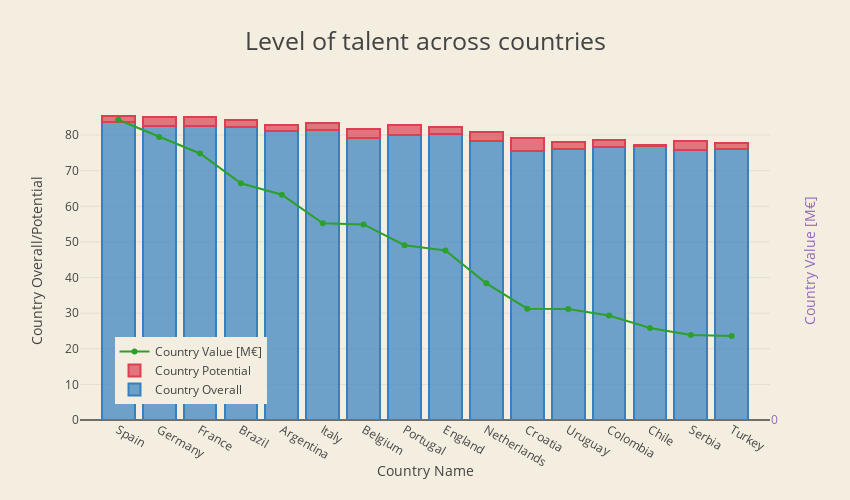

Notebook code cell kept with this figure:
### Markdown cell above
**Visualizing top 16 countries with the highest talent score**

### Code cell
trace1 = go.Bar(
    x = top_teams["Nationality"].tolist(),
    y = top_teams["Overall"].tolist(),
    name='Country Overall',
    marker=dict(
        color='rgba(55, 128, 191, 0.7)',
        line=dict(
            color='rgba(55, 128, 191, 1.0)',
            width=2,
        )
    )
)

trace2 = go.Bar(
    x = top_teams["Nationality"].tolist(),
    y = top_teams["MaxPotential"].tolist(),
    name='Country Potential',
    marker=dict(
        color='rgba(219, 64, 82, 0.7)',
        line=dict(
            color='rgba(219, 64, 82, 1.0)',
            width=2,
        )
    )
)

trace3 = go.Scatter(
    x = top_teams["Nationality"].tolist(),
    y = (top_teams["ValueNum"] / 1000000).tolist(),
    name='Country Value [M€]',
    mode = 'lines+markers',
    yaxis='y2'
)

data = [trace1, trace2,trace3]

layout = go.Layout(
    barmode='stack',
    title = 'Level of talent across countries',
    titlefont=dict(size=25),
    width=850,
    height=500,
    paper_bgcolor='rgb(244, 238, 225)',
    plot_bgcolor='rgb(244, 238, 225)',
    yaxis = dict(
        title= 'Country Overall/Potential',
        anchor = 'x',
        rangemode='tozero'
    ),
    xaxis = dict(title= 'Country Name'),
    yaxis2=dict(
        title='Country Value [M€]',
        titlefont=dict(
            color='rgb(148, 103, 189)'
        ),
        tickfont=dict(
            color='rgb(148, 103, 189)'
        ),
        overlaying='y',
        side='right',
        anchor = 'x',
        rangemode = 'tozero',
        dtick = 200
    ),
    #legend=dict(x=-.1, y=1.2)
    legend=dict(x=0.05, y=0.05)
)

fig = go.Figure(data=data, layout=layout)
py.iplot(fig)

### Figure 1 — Plotly figure (JSON) as saved in the notebook; plotly's stock layout.template omitted (floating-point values rounded to 4 significant figures)
{"data": [{"marker": {"color": "rgba(55, 128, 191, 0.7)", "line": {"color": "rgba(55, 128, 191, 1.0)", "width": 2}}, "name": "Country Overall", "type": "bar", "x": ["Spain", "Germany", "France", "Brazil", "Argentina", "Italy", "Belgium", "Portugal", "England", "Netherlands", "Croatia", "Uruguay", "Colombia", "Chile", "Serbia", "Turkey"], "y": [83.8, 82.58, 82.44, 82.22, 81.26, 81.46, 79.2, 79.98, 80.24, 78.46, 75.66, 76.12, 76.52, 76.92, 75.9, 75.96]}, {"marker": {"color": "rgba(219, 64, 82, 0.7)", "line": {"color": "rgba(219, 64, 82, 1.0)", "width": 2}}, "name": "Country Potential", "type": "bar", "x": ["Spain", "Germany", "France", "Brazil", "Argentina", "Italy", "Belgium", "Portugal", "England", "Netherlands", "Croatia", "Uruguay", "Colombia", "Chile", "Serbia", "Turkey"], "y": [1.56, 2.48, 2.64, 1.98, 1.62, 2.02, 2.5, 2.94, 2, 2.5, 3.48, 1.88, 1.98, 0.28, 2.4, 1.96]}, {"mode": "lines+markers", "name": "Country Value [M€]", "type": "scatter", "x": ["Spain", "Germany", "France", "Brazil", "Argentina", "Italy", "Belgium", "Portugal", "England", "Netherlands", "Croatia", "Uruguay", "Colombia", "Chile", "Serbia", "Turkey"], "y": [28.84, 27.18, 25.6, 22.74, 21.64, 18.89, 18.78, 16.79, 16.28, 13.13, 10.69, 10.65, 10.04, 8.838, 8.166, 8.08], "yaxis": "y2"}], "layout": {"barmode": "stack", "height": 500, "legend": {"x": 0.05, "y": 0.05}, "paper_bgcolor": "rgb(244, 238, 225)", "plot_bgcolor": "rgb(244, 238, 225)", "title": "Level of talent across countries", "titlefont": {"size": 25}, "width": 850, "xaxis": {"title": "Country Name"}, "yaxis": {"anchor": "x", "rangemode": "tozero", "title": "Country Overall/Potential"}, "yaxis2": {"anchor": "x", "dtick": 200, "overlaying": "y", "rangemode": "tozero", "side": "right", "tickfont": {"color": "rgb(148, 103, 189)"}, "title": "Country Value [M€]", "titlefont": {"color": "rgb(148, 103, 189)"}}}}
